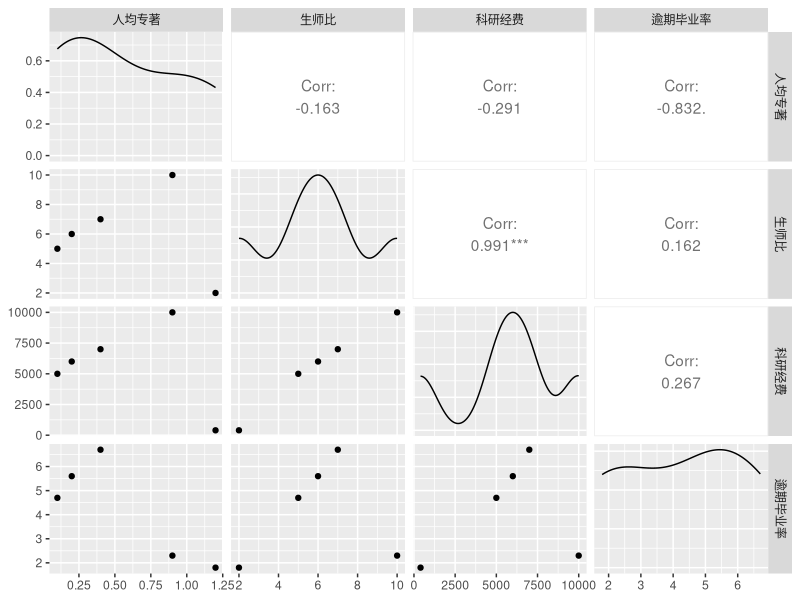
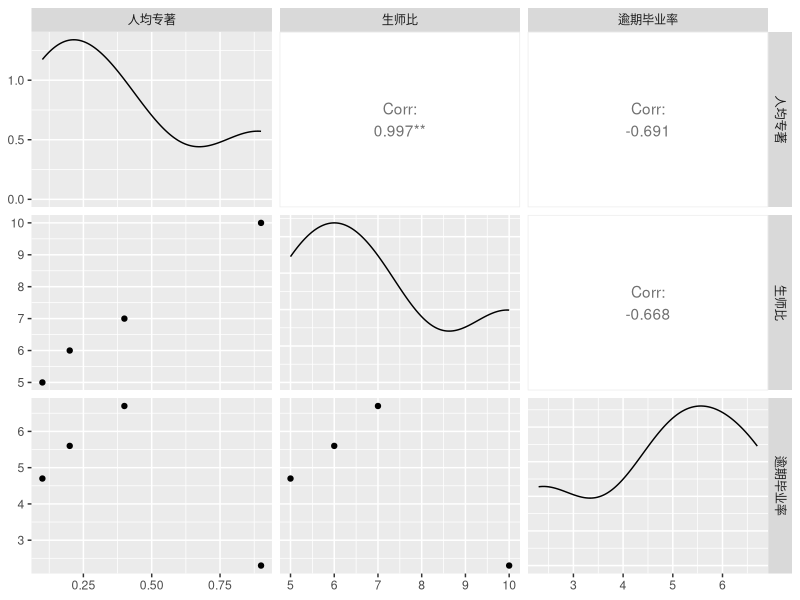
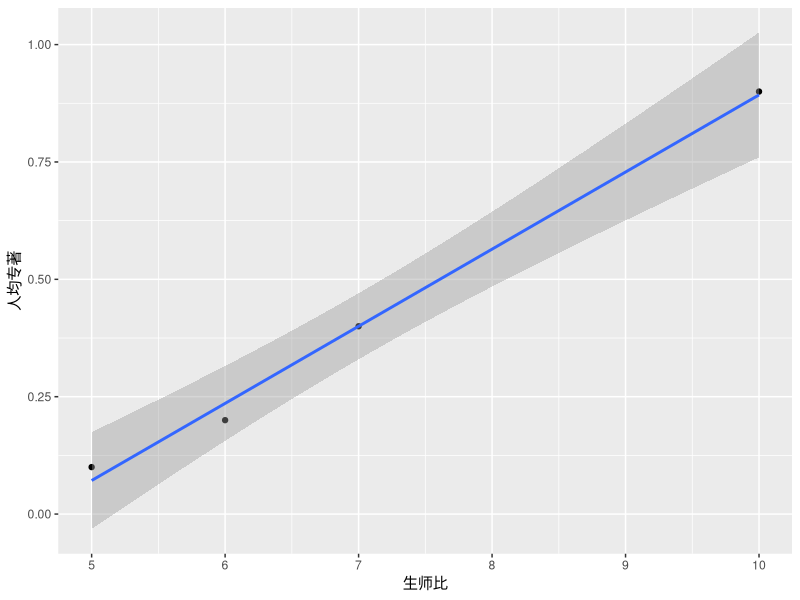

Here is the R script that generated these plots, in order:
## ---- chunk 1
options(digits = 3)
df0 = data.frame(
    '人均专著' = c(0.1, 0.2, 0.4, 0.9, 1.2),
    '生师比' = c(5, 6, 7, 10, 2),
    '科研经费' = c(5000, 6000, 7000, 10000, 400),
    '逾期毕业率' = c(4.7, 5.6, 6.7, 2.3, 1.8)
) # df0作为备份
df = df0
knitr::kable(df)
## ---- chunk 2
df$生师比 = c(1, 1, 0.8333, 0.8333, 0)
knitr::kable(df)
## ---- chunk 3
mom = function(col){sqrt(sum(col^2))}
for (i in 1:4){df[, i] = df[, i]/mom(df[, i])}
knitr::kable(df)
## ---- chunk 4
w = c(0.2, 0.3, 0.4, 0.1)
for (i in 1:4){df[, i] = w[i]*df[, i]}
knitr::kable(df)
## ---- chunk 5
good = c(0.1530, 0.163, 0.276, 0.0648)
bad = c(0.0128, 0.000, 0.011, 0.0174)
good_d = function(row){sqrt(sum((row - good)^2))}
bad_d = function(row){sqrt(sum((row - bad)^2))}
df_over = data.frame(
    s = rep(NA, 5),
    s0 = rep(NA, 5)
)
for (i in 1:5){
    df_over$s[i] = good_d(df[i, ])
    df_over$s0[i] = bad_d(df[i, ])
}
knitr::kable(df_over)
## ---- chunk 6
df_over$f = df_over$s0/(df_over$s + df_over$s0)
knitr::kable(df_over)
## ---- chunk 7
#| warning: false
#| message: false
library(GGally)
ggpairs(df0)
## ---- chunk 8
df_avg = data.frame(
    '人均经费' = df0$科研经费/df0$生师比
) |> t()
knitr::kable(df_avg)
## ---- chunk 9
knitr::kable(df0)
## ---- chunk 10
df0 = df0[-5, -3]
knitr::kable(df0)
## ---- chunk 11
library(GGally)
ggpairs(df0)
## ---- chunk 12
library(ggplot2)
ggplot(df0, aes(x=`生师比`, y=`人均专著`)) + 
    geom_point(aes(x=`生师比`, y=`人均专著`)) + 
    geom_smooth(method = "lm")

model1 = lm(`人均专著` ~ `生师比`, data = df0)
kb1 = summary(model1)[4]$coefficients
colnames(kb1) = c('估计值', '标准误', 't值', 'P值')
rownames(kb1) = c('截距', '生师比')
knitr::kable(kb1)
## ---- chunk 13
df0 = df0[, -1]
## ---- chunk 14
knitr::kable(df0)
